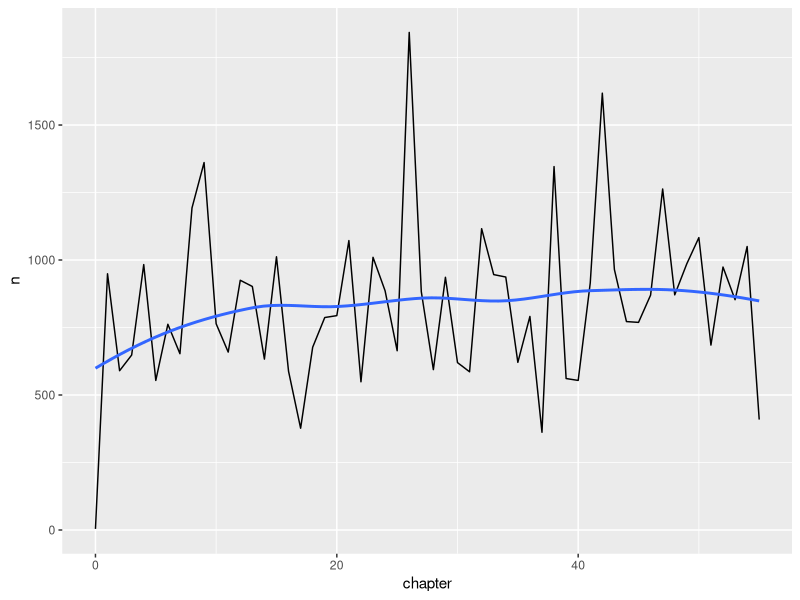

The R script that drew this image: (Note: this script raises an error after producing the figure.)
################################################################################
#                       Sentiment Analysis with R                              #
################################################################################

# libraries --------------------------------------------------------------------
library(tidyverse)
library(janeaustenr)
library(tidytext)

# text example -----------------------------------------------------------------
text <- c(
  "I love R",
  "R is magic",
  "It is hard and boring at the beginning",
  "but once you have started",
  "you just can't stop using it"
)

text_as_df <- tibble(
  line = 1:5,
  text = text
  )

unnest_tokens(
  tbl = text_as_df,
  output = word,
  input = text
  )

# jane austen books ------------------------------------------------------------
jane_tidy <- austen_books() %>%
  group_by(book) %>%
  mutate(linenumber = row_number()) %>% 
  mutate(chapter = str_detect(text, "CHAPTER") %>% cumsum()) %>%
  ungroup() %>%
  unnest_tokens(word, text)

# remove stop words ------------------------------------------------------------
jane_tidy_words <- jane_tidy %>% 
  anti_join(stop_words)

# plot amount of words by chapter ----------------------------------------------
jane_tidy_words %>% 
  filter(book == "Emma") %>% 
  group_by(chapter) %>% 
  summarise(n = n()) %>%
  ggplot(aes(chapter,n)) + 
  geom_line() + 
  geom_smooth(se=FALSE)

# access to nrc sentiment lexicon ----------------------------------------------
nrc_joy <- get_sentiments("nrc") %>%
  filter(sentiment == "joy")

# evaluate sentiment for all words ---------------------------------------------
jane_tidy_joy <- jane_tidy_words %>% 
  group_by(book,chapter) %>%
  mutate(words = n()) %>%
  inner_join(nrc_joy) %>% 
  group_by(book,chapter,words) %>%
  summarise(joy_words = n()) %>% 
  mutate(joy_rate = joy_words/words) 

jane_tidy_joy %>% 
  ggplot(aes(x=chapter,y=joy_rate,group=book,colour=book)) + 
  geom_line() +
  geom_smooth(se = FALSE) + 
  scale_y_continuous(labels = scales::percent_format(accuracy = 0.5))

# access to afinn sentiment lexicon --------------------------------------------
afinn_sentiments <- get_sentiments("afinn")

# evaluate sentiment for all words ---------------------------------------------
jane_tidy_words %>% 
  inner_join(afinn_sentiments) %>%
  group_by(book, chapter) %>% 
  summarise(avg_score = mean(score)) %>%
  ggplot(aes(chapter, avg_score, group=book, colour = book)) + 
  geom_line() + 
  geom_smooth(se = FALSE)
